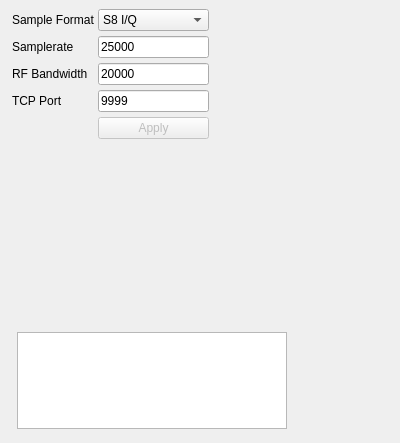
<?xml version="1.0" encoding="UTF-8"?>
<ui version="4.0">
 <class>TCPSrcGUI</class>
 <widget class="RollupWidget" name="TCPSrcGUI">
  <property name="geometry">
   <rect>
    <x>0</x>
    <y>0</y>
    <width>400</width>
    <height>443</height>
   </rect>
  </property>
  <property name="windowTitle">
   <string>TCP Sample Source</string>
  </property>
  <widget class="QWidget" name="widget" native="true">
   <property name="geometry">
    <rect>
     <x>10</x>
     <y>5</y>
     <width>201</width>
     <height>142</height>
    </rect>
   </property>
   <property name="windowTitle">
    <string>Settings</string>
   </property>
   <layout class="QGridLayout" name="gridLayout">
    <property name="margin">
     <number>2</number>
    </property>
    <property name="spacing">
     <number>3</number>
    </property>
    <item row="0" column="0">
     <widget class="QLabel" name="label">
      <property name="text">
       <string>Sample Format</string>
      </property>
     </widget>
    </item>
    <item row="3" column="1">
     <widget class="QLineEdit" name="tcpPort">
      <property name="text">
       <string>9999</string>
      </property>
     </widget>
    </item>
    <item row="2" column="0">
     <widget class="QLabel" name="label_3">
      <property name="text">
       <string>RF Bandwidth</string>
      </property>
     </widget>
    </item>
    <item row="1" column="1">
     <widget class="QLineEdit" name="sampleRate">
      <property name="text">
       <string>25000</string>
      </property>
     </widget>
    </item>
    <item row="2" column="1">
     <widget class="QLineEdit" name="rfBandwidth">
      <property name="text">
       <string>20000</string>
      </property>
     </widget>
    </item>
    <item row="1" column="0">
     <widget class="QLabel" name="label_2">
      <property name="text">
       <string>Samplerate</string>
      </property>
     </widget>
    </item>
    <item row="3" column="0">
     <widget class="QLabel" name="label_4">
      <property name="text">
       <string>TCP Port</string>
      </property>
     </widget>
    </item>
    <item row="0" column="1">
     <widget class="QComboBox" name="sampleFormat">
      <item>
       <property name="text">
        <string>S8 I/Q</string>
       </property>
      </item>
      <item>
       <property name="text">
        <string>S16LE I/Q</string>
       </property>
      </item>
     </widget>
    </item>
    <item row="4" column="1">
     <widget class="QPushButton" name="applyBtn">
      <property name="enabled">
       <bool>false</bool>
      </property>
      <property name="text">
       <string>Apply</string>
      </property>
     </widget>
    </item>
   </layout>
  </widget>
  <widget class="QWidget" name="widget_3" native="true">
   <property name="geometry">
    <rect>
     <x>15</x>
     <y>160</y>
     <width>231</width>
     <height>156</height>
    </rect>
   </property>
   <property name="windowTitle">
    <string>Channel Spectrum</string>
   </property>
   <layout class="QVBoxLayout" name="verticalLayout_2">
    <property name="spacing">
     <number>3</number>
    </property>
    <property name="margin">
     <number>2</number>
    </property>
    <item>
     <widget class="GLSpectrum" name="glSpectrum" native="true"/>
    </item>
   </layout>
  </widget>
  <widget class="QWidget" name="widget_2" native="true">
   <property name="geometry">
    <rect>
     <x>15</x>
     <y>330</y>
     <width>274</width>
     <height>101</height>
    </rect>
   </property>
   <property name="windowTitle">
    <string>Connected Clients</string>
   </property>
   <layout class="QVBoxLayout" name="verticalLayout">
    <property name="spacing">
     <number>3</number>
    </property>
    <property name="margin">
     <number>2</number>
    </property>
    <item>
     <widget class="QTreeWidget" name="treeWidget">
      <property name="rootIsDecorated">
       <bool>false</bool>
      </property>
      <property name="itemsExpandable">
       <bool>false</bool>
      </property>
      <attribute name="headerVisible">
       <bool>false</bool>
      </attribute>
      <column>
       <property name="text">
        <string>IP:Port</string>
       </property>
      </column>
     </widget>
    </item>
   </layout>
  </widget>
 </widget>
 <customwidgets>
  <customwidget>
   <class>RollupWidget</class>
   <extends>QWidget</extends>
   <header>gui/rollupwidget.h</header>
   <container>1</container>
  </customwidget>
  <customwidget>
   <class>GLSpectrum</class>
   <extends>QWidget</extends>
   <header>gui/glspectrum.h</header>
   <container>1</container>
  </customwidget>
 </customwidgets>
 <tabstops>
  <tabstop>sampleFormat</tabstop>
  <tabstop>sampleRate</tabstop>
  <tabstop>rfBandwidth</tabstop>
  <tabstop>tcpPort</tabstop>
  <tabstop>applyBtn</tabstop>
  <tabstop>treeWidget</tabstop>
 </tabstops>
 <resources/>
 <connections/>
</ui>
